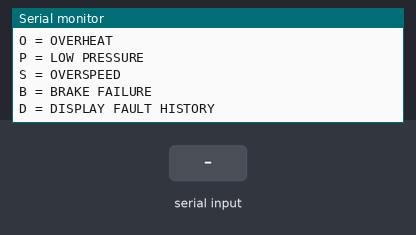
A sketch run on a simulated Arduino Uno, built for the host (arithmetic inside an expression is 32-bit, double 64-bit). Shown: the last lines printed to the serial monitor. The test bench sets the inputs (shaded band). EEPROM starts erased.

Above: at 1.2 s.
1.3 s: "O" received over Serial
At 1.9 s:
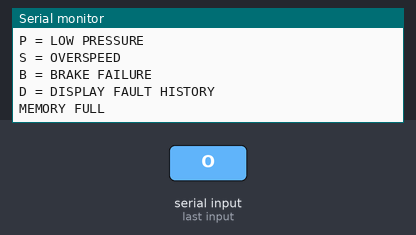
2.8 s: "D" received over Serial
At 3.4 s:
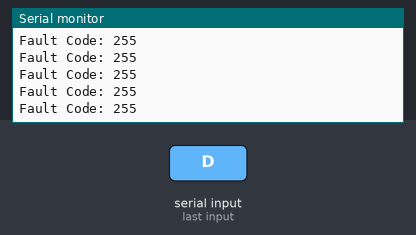

Measured:
- after the input at 1.3 s, the serial monitor: prints a new line at once (image 1)
- after the input at 2.8 s, the serial monitor: prints a new line at once (image 2)

The sketch:

main.ino
```cpp
#include <Arduino.h>
#include <EEPROM.h>

const int EEPROM_SIZE = 32;

int recordIndex = 0;
int faultCount = 0;

const int maxRecords = 20;

// Address 0 -> recordIndex
// Address 1 -> faultCount
// Address 2+ -> fault history

void setup() {

  Serial.begin(9600);
  EEPROM.begin(EEPROM_SIZE);

  Serial.println("=== SMART TRUCK ECU FAULT MEMORY SYSTEM ===");

  Serial.println("O = OVERHEAT");
  Serial.println("P = LOW PRESSURE");
  Serial.println("S = OVERSPEED");
  Serial.println("B = BRAKE FAILURE");

  Serial.println("D = DISPLAY FAULT HISTORY");

  // Recover saved data
  recordIndex = EEPROM.read(0);
  faultCount = EEPROM.read(1);
}

void loop() {

  if (Serial.available() > 0) {

    char input = Serial.read();

    int faultCode = 0;

    // DETERMINE FAULT CODE
    if (input == 'O') {
      faultCode = 101;
    }

    else if (input == 'P') {
      faultCode = 102;
    }

    else if (input == 'S') {
      faultCode = 103;
    }

    else if (input == 'B') {
      faultCode = 104;
    }

    // SAVE FAULT
    if (faultCode != 0) {

      if (recordIndex < maxRecords) {

        int address = 2 + recordIndex;

        EEPROM.write(address, faultCode);

        recordIndex++;
        faultCount++;

        EEPROM.write(0, recordIndex);
        EEPROM.write(1, faultCount);

        EEPROM.commit();

        Serial.print("Saved Fault Code: ");
        Serial.println(faultCode);

        if (faultCount > 10) {
          Serial.println("TRUCK REQUIRES INSPECTION");
        }

      } else {
        Serial.println("MEMORY FULL");
      }
    }

    // DISPLAY HISTORY
    else if (input == 'D') {

      Serial.println("=== FAULT HISTORY ===");

      for (int i = 0; i < recordIndex; i++) {

        int address = 2 + i;

        int fault = EEPROM.read(address);

        Serial.print("Fault Code: ");
        Serial.println(fault);

        if (fault == 101) {
          Serial.println("OVERHEAT");
        }

        else if (fault == 102) {
          Serial.println("LOW PRESSURE");
        }

        else if (fault == 103) {
          Serial.println("OVERSPEED");
        }

        else if (fault == 104) {
          Serial.println("BRAKE FAILURE");
        }
      }
    }
  }
}
```
